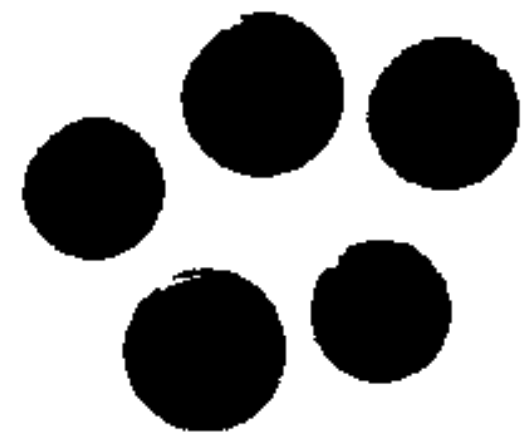
#> input picture datasets/connected_comps.png, 526 x 438 px, found by its file name
$ python connected_comps.py
#> lines starting #> are read from the running program, lines starting #| are printed output that depends on the picture; after the words box and inside, x2 and y2 are one past the last pixel; in counts of white or black regions, pixels touching at a corner belong together
### functions/connected_components_func.py
import numpy as np
from collections import deque


def connected_components_labeling(binary_img, connectivity=8):
    """
    Performs connected components labeling on a binary image.

    Args:
        binary_img (numpy.ndarray): Binary image with values 0 or 255 (foreground=255, background=0).
        connectivity (int): Defines the neighborhood connectivity (4 or 8).

    Returns:
        tuple: A tuple containing:
            - labels (numpy.ndarray): 2D array of int32 with labeled components.
            - n_labels (int): Number of components found.
    """
    h, w = binary_img.shape
    labels = np.zeros((h, w), dtype=np.int32)

    if connectivity == 8:
        directions = [(-1, -1), (-1, 0), (-1, 1),
                      ( 0, -1),          ( 0, 1),
                      ( 1, -1), ( 1, 0), ( 1, 1)]
    else:
        directions = [(-1, 0), (1, 0), (0, -1), (0, 1)]

    current_label = 0

    for y in range(h):
        for x in range(w):
            if binary_img[y, x] == 255 and labels[y, x] == 0:
                current_label += 1
                labels[y, x] = current_label

                queue = deque()
                queue.append((y, x))

                while queue:
                    cy, cx = queue.popleft()
                    for dy, dx in directions:
                        ny, nx = cy + dy, cx + dx
                        if 0 <= ny < h and 0 <= nx < w:
                            if binary_img[ny, nx] == 255 and labels[ny, nx] == 0:
                                labels[ny, nx] = current_label
                                queue.append((ny, nx))

    return labels, current_label

def labels_to_color(labels, n_labels, bg_color=(255, 255, 255)):
    """
    Assigns random colors to labeled components for visualization.

    Args:
        labels (numpy.ndarray): 2D array with labeled components.
        n_labels (int): Number of unique labels.
        bg_color (tuple): Background color as an RGB tuple (default is white).

    Returns:
        numpy.ndarray: Colorized image with random colors assigned to components.
    """
    h, w = labels.shape
    color_img = np.zeros((h, w, 3), dtype=np.uint8)
    color_img[:] = bg_color

    rng = np.random.default_rng()
    random_colors = rng.integers(0, 256, size=(n_labels+1, 3), dtype=np.uint8)
    random_colors[0] = bg_color

    for y in range(h):
        for x in range(w):
            lbl = labels[y, x]
            if lbl != 0:
                color_img[y, x] = random_colors[lbl]

    return color_img

### maincodes/connected_comps.py
import cv2
import numpy as np
import matplotlib.pyplot as plt
import argparse
import sys
import os

sys.path.append(os.path.abspath(os.path.join(os.path.dirname(__file__), "..")))

from functions.connected_components_func import connected_components_labeling, labels_to_color

def main():
    parser = argparse.ArgumentParser(description="Connected Components Labeling in Images")
    parser.add_argument("--image", type=str, default="datasets/connected_comps.png",
                        help="Path to input image (default: 'datasets/connected_comps.png')")
    parser.add_argument("--connectivity", type=int, choices=[4, 8], default=8,
                        help="Connectivity type: 4 or 8 (default: 8)")
    parser.add_argument("--bg_color", type=int, nargs=3, default=[255, 255, 255],
                        help="Background color as RGB tuple (default: 255 255 255)")

    args = parser.parse_args()

    # Create results directory if it does not exist
    results_dir = "results"
    os.makedirs(results_dir, exist_ok=True)

    # Load image
    image = cv2.imread(args.image, cv2.IMREAD_GRAYSCALE)
#> image is the input picture: shape (438, 526); min 0, max 255, mean 154.6
    if image is None:
        raise FileNotFoundError(f"Image '{args.image}' could not be loaded!")

    # Invert thresholding to make sure foreground is white
    _, binary_inv = cv2.threshold(image, 127, 255, cv2.THRESH_BINARY_INV)
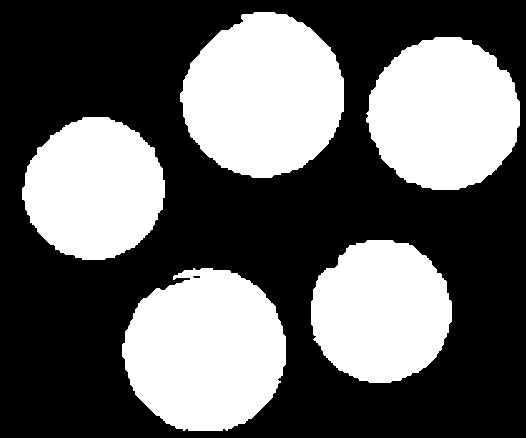
#> binary_inv: shape (438, 526); 39.4% white; 5 white regions, box (x1, y1, x2, y2) and area: (122, 268, 286, 431) 20657, (180, 12, 344, 178) 20607, (366, 37, 520, 190) 18131, (311, 240, 452, 383) 15754, (22, 117, 165, 260) 15599

    # Perform connected components labeling
    labels, n_labels = connected_components_labeling(binary_inv, connectivity=args.connectivity)
#> after the loop in connected_components_labeling, `for y in range(h):`:
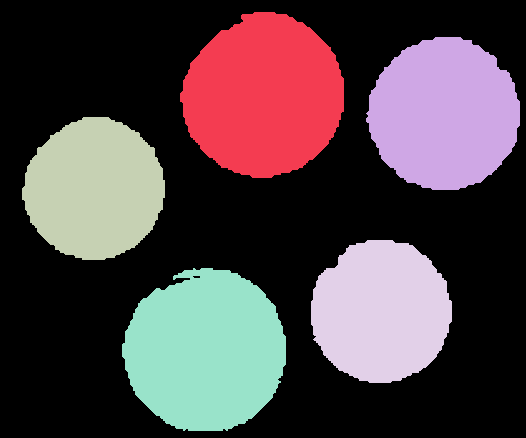
#> labels: shape (438, 526) int32; 6 distinct labels, from 0 to 5; one colour per label, 0 black
#> n_labels = 5
    print("Number of detected components (excluding background):", n_labels)
#| Number of detected components (excluding background): 5

    # Colorize components
    colored_result = labels_to_color(labels, n_labels, bg_color=tuple(args.bg_color))
#> in labels_to_color, `random_colors = rng.integers(0, 256, size=(n_labels+1, 3), dtype=np.ui..`: random_colors = [[169, 65, 131], [39, 173, 235], [165, 192, 216], [236, 235, 45], [68, 184, 200], [156, 146, 107]]
#> after the loop in labels_to_color, `for y in range(h):`:
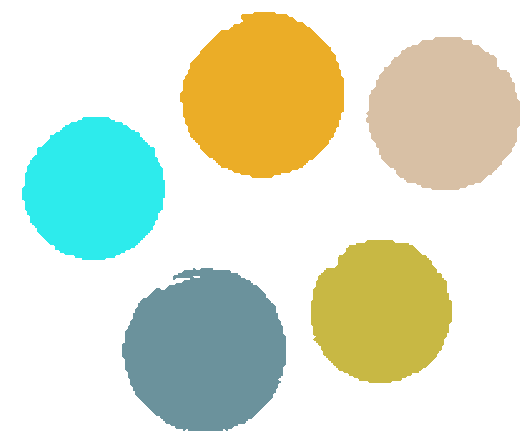
#> color_img: shape (438, 526, 3); mean of channels 0, 1, 2 205.6, 226.7, 218.9; drawn as B, G, R

    # Save images to results folder
    binary_inv_path = os.path.join(results_dir, "binary_inverted.png")
    colored_result_path = os.path.join(results_dir, "connected_components.png")
    cv2.imwrite(binary_inv_path, binary_inv)
    cv2.imwrite(colored_result_path, colored_result)

    print(f"Saved binary inverted image to {binary_inv_path}")
    print(f"Saved connected components image to {colored_result_path}")

    # Display results
    fig, axes = plt.subplots(1, 3, figsize=(15, 5))

    axes[0].imshow(image, cmap='gray')
    axes[0].set_title("Original Grayscale Image")
    axes[0].axis('off')

    axes[1].imshow(binary_inv, cmap='gray')
    axes[1].set_title("Binary Inverted Image (Foreground=255, Background=0)")
    axes[1].axis('off')

    axes[2].imshow(cv2.cvtColor(colored_result, cv2.COLOR_BGR2RGB))
    axes[2].set_title("Labeled Components with Random Colors")
    axes[2].axis('off')

    # Save figure as PNG
    figure_path = os.path.join(results_dir, "results_figure.png")
    plt.savefig(figure_path, bbox_inches='tight')
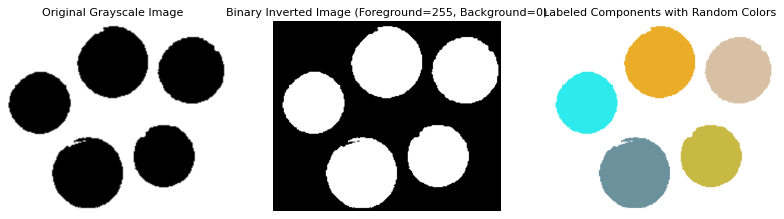
#> figure drawn by matplotlib, 3 panels
    print(f"Saved results figure to {figure_path}")

    plt.show()

if __name__ == "__main__":
    main()

$ run again, with datasets/image_hough.png copied over datasets/connected_comps.png
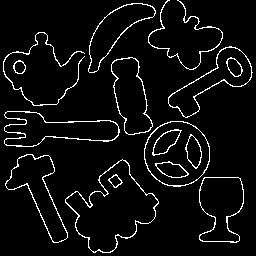
#> input picture datasets/image_hough.png, 256 x 256 px, found by its file name
#> image: shape (256, 256); 5.5% white in thin lines or dots
#> binary_inv: shape (256, 256); 94.5% white; black in thin lines or dots
#> n_labels = 1
#| Number of detected components (excluding background): 1
#> random_colors = [[127, 228, 168], [64, 67, 252]]
#> after the loop in labels_to_color, `for y in range(h):`:
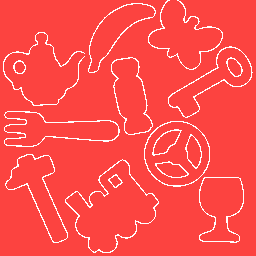
#> color_img: shape (256, 256, 3); mean of channels 0, 1, 2 74.5, 77.4, 252.2; drawn as B, G, R
#> in main, `plt.savefig(figure_path, bbox_inches='tight')`:
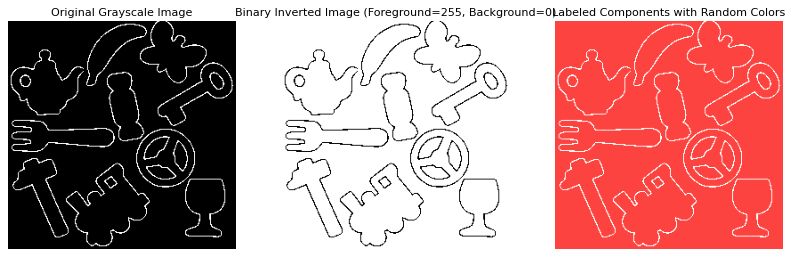
#> figure drawn by matplotlib, 3 panels
